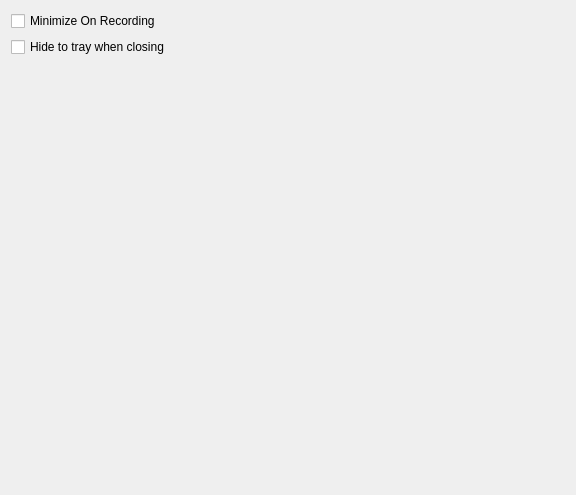
<?xml version="1.0" encoding="UTF-8"?>
<ui version="4.0">
 <class>SettingsWindow</class>
 <widget class="QWidget" name="SettingsWindow">
  <property name="geometry">
   <rect>
    <x>0</x>
    <y>0</y>
    <width>576</width>
    <height>495</height>
   </rect>
  </property>
  <property name="windowTitle">
   <string>Form</string>
  </property>
  <layout class="QGridLayout" name="gridLayout">
   <item row="0" column="0">
    <layout class="QVBoxLayout" name="verticalLayout">
     <item>
      <widget class="QCheckBox" name="minimizeOnRecord">
       <property name="sizePolicy">
        <sizepolicy hsizetype="Minimum" vsizetype="Preferred">
         <horstretch>0</horstretch>
         <verstretch>0</verstretch>
        </sizepolicy>
       </property>
       <property name="text">
        <string>Minimize On Recording</string>
       </property>
      </widget>
     </item>
     <item alignment="Qt::AlignLeft">
      <widget class="QCheckBox" name="hideWhenClosed">
       <property name="sizePolicy">
        <sizepolicy hsizetype="Maximum" vsizetype="Preferred">
         <horstretch>0</horstretch>
         <verstretch>0</verstretch>
        </sizepolicy>
       </property>
       <property name="maximumSize">
        <size>
         <width>168</width>
         <height>16777215</height>
        </size>
       </property>
       <property name="text">
        <string>Hide to tray when closing</string>
       </property>
      </widget>
     </item>
     <item>
      <spacer name="verticalSpacer">
       <property name="orientation">
        <enum>Qt::Vertical</enum>
       </property>
       <property name="sizeHint" stdset="0">
        <size>
         <width>20</width>
         <height>40</height>
        </size>
       </property>
      </spacer>
     </item>
    </layout>
   </item>
  </layout>
 </widget>
 <resources/>
 <connections/>
</ui>
